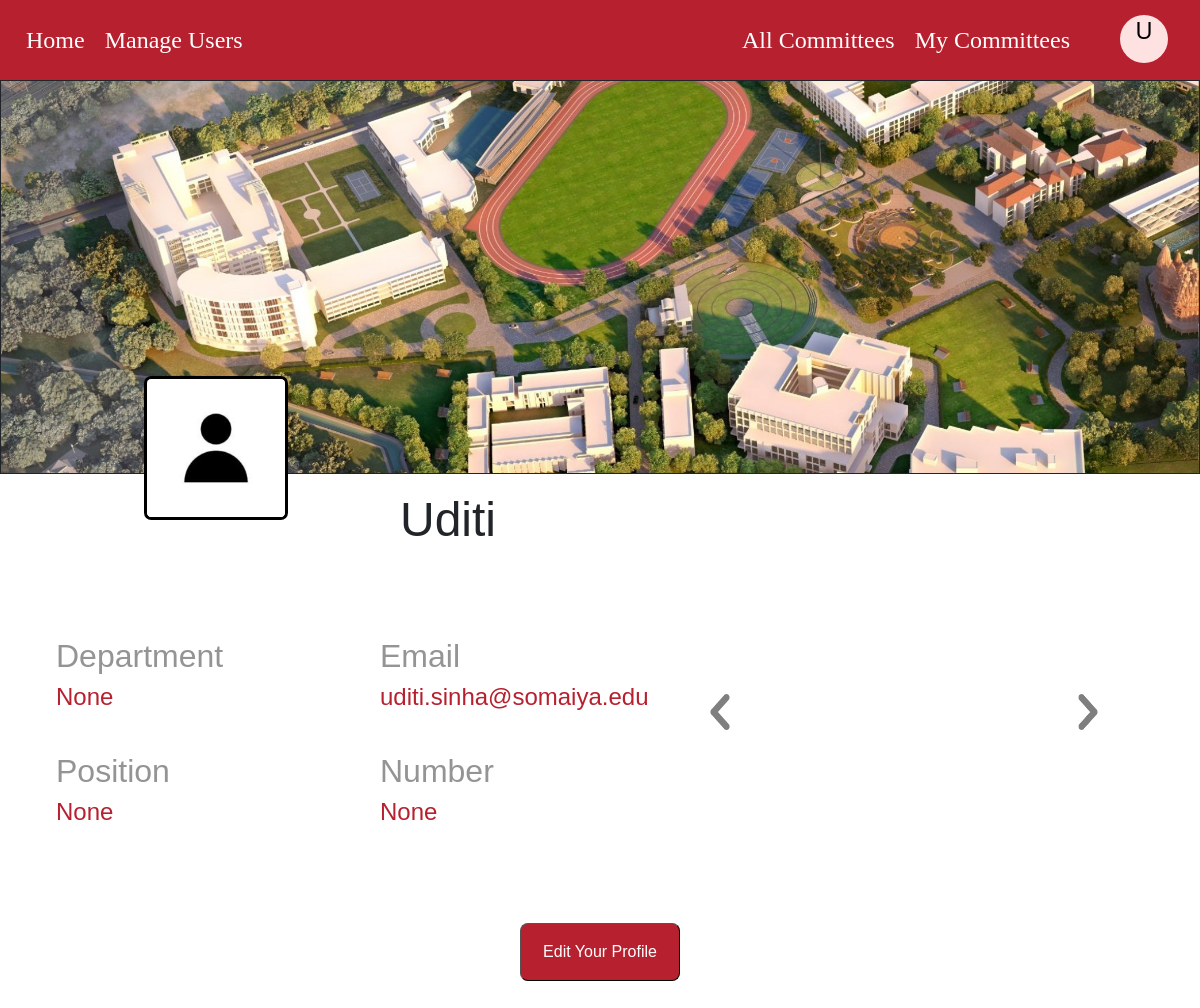
Page /profile/1 (signed in) on the committed database.
### base/models.py (models this page shows)
class User(AbstractUser):
    avatar = models.ImageField(null = True, upload_to = "images/", blank = True)
    honorific = models.CharField(max_length = 200, null = True, blank = True)
    pname = models.CharField(max_length = 200, null = True)
    email = models.EmailField(unique = True, null = True)
    position = models.CharField(max_length = 200, null = True)
    number = models.BigIntegerField(null = True)
    department = models.ForeignKey(Department,on_delete=models.SET_NULL,null=True)
    is_verified = models.BooleanField(default = False)
    auth_token = models.CharField(max_length = 200)
    password_token = models.CharField(max_length = 200)
    USERNAME_FIELD = 'email'
    REQUIRED_FIELDS = ['pname', 'username']

### base/views.py (the view)
# urls.py: path('profile/<str:pk>', views.profile, name = 'profile'),
@login_required(login_url = 'login')
def profile(request,pk):
    user = User.objects.get(id=pk)
    committees =  list(
        Committees.objects.exclude(
                ~Q(convener = user) & ~Q(members = user) & ~Q(staff = user)
            ))
    context={
        'committees':committees,
        'user':user
    }
    return render(request,'base/profile.html',context)

### base/templates/base/profile.html (shortened to what this page needs)
{% extends 'main.html' %}
{% load static %}
{% block content %}
<head>
  <link rel="stylesheet" href="https://cdnjs.cloudflare.com/ajax/libs/twitter-bootstrap/5.3.0/css/bootstrap.min.css">
  <link href="{% static 'profile.css' %}" rel="stylesheet">
</head>
<body>
<div class = "content">
  <div class="profilepic">
    <div class="top">
      </div>
    <div class="bottom"></div>
  </div>
  {% if user.honorific %}
  <h1 style="font-size: 6vh; margin-top: 2vh; margin-left: 50vh; position:relative">{{user.honorific}} {{user.pname}}</h1>
  {% else %}
  <h1 style="font-size: 6vh; margin-top: 2vh; margin-left: 50vh; position:relative">{{user.pname}}</h1>
  {% endif %}
  {% if user.avatar %}
  <img class="profile-picture" src="{{ user.avatar.url }}">
  {% else %}
  <img class="profile-picture" src="../media/images/default_user.jpg">
  {% endif %}
  <div class="details">
    <div class="leftdetails">
      <h4>Department</h4>
      <h6>{{user.department}}</h6>
      <h4>Position</h4>
      <h6>{{user.position}}</h6>
    </div>
    <div class="rightdetails">
      <h4>Email</h4>
      <h6>{{user.email}}</h6>
      <h4>Number</h4>
      <h6>{{user.number}}</h6>
    </div>
    <div id = "carouselExampleIndicators" class = "carousel slide">
      <button class = "carousel-control-prev" type = "button" data-bs-target = "#carouselExampleIndicators" data-bs-slide = "prev">
        <img src="../media/images/prev.png" alt="Next">
      </button>
      <button class="carousel-control-next" type="button" data-bs-target="#carouselExampleIndicators" data-bs-slide="next">
        <img src="../media/images/next.png" alt="Next">
      </button>
  </div>
</div>
{% if request.user.id ==  user.id %}
  <a href="{% url 'edit-profile' request.user.id %}" class = "edit_a"><button class = "editprofile">Edit Your Profile</button></a>
{% endif %}
</div>
</body>
{% endblock %}

### template/navbar.html (shortened to what this page needs)
{% block content %}
        <div class = "navbar">
            <div class = "left">
                <a href = "{% url 'home' %}" class = "navlinks">Home</a>
                {% if request.user.is_superuser %}
                    <a href = "{% url 'users_allowed' %}" class = "navlinks">Manage Users</a>
                {% endif %}
            </div>
            <div class = "right">
            {% if request.user.is_authenticated %}
                    <a href = "{% url 'committees_list' %}" class = "navlinks">All Committees</a>
                    <a href="{% url 'file-start' %}" class="navlinks">My Committees</a>
                    <div class="dropdown-main">
                        {% if request.user.avatar %}
                            <img src="{{ request.user.avatar.url }}" class="profile-avatar" alt="User Avatar">
                        {% else %}
                            <div class="profile-circle"><p>{{ request.user.pname|slice:":1" }}</p></div>
                        {% endif %}
                    </div>
            {% else %}
                <a href="{% url 'login' %}" class="navlinks">Login</a>
            {% endif %}
            </div>
        </div>
{% endblock content %}

### static/navbar.css (style rules this page uses)
.dropdown-main { display: inline-block; position: relative; }
.profile-avatar, .profile-circle { width: 10px; height: 10px; border-radius: 50%; display: flex; align-items: center; justify-content: center; }
.profile-circle { display: inline-block; width: 6vh; height: 6vh; line-height: 30px; border-radius: 50%; background-color: #FEE2E2; color: black; text-align: center; margin-left: 5vh; margin-right: 2vh; }
.profile-circle p { font-size: 3vh; padding: 0; margin: 0; }
.navbar { width: 100vw; position: fixed; top: 0; left: 0; right: 0; height: 10vh; background-color: #B7202E; display: flex; justify-content: space-between; align-items: center; box-sizing: border-box; z-index: 9999; }
.right { display: flex; }
.left { margin-right: auto; display: flex; }
.content { margin-top: 10vh; font-family: 'Trebuchet MS', 'Lucida Sans Unicode', 'Lucida Grande', 'Lucida Sans', Arial, sans-serif; }
.navlinks { text-decoration: none; color: white; margin: 0; padding: 10px; font-family: 'Times New Roman', Times, serif; }

### static/profile.css (style rules this page uses)
.profilepic { display: flex; flex-direction: column; }
body { margin: 0; }
.top { height: 49.25vh; background-image:url("../media/images/campus.jpg"); background-repeat: no-repeat; background-size: cover; border-style: solid; border-width: 0.01vh; margin-left: 0; }
.bottom { display: flex; max-width: 80%; max-height: 35vh; border-style: solid; border-width: 0.01vh; border-color: white; border-top: 0; }
.details { display: flex; width: 90%; height: fit-content; border-width: 0.01vh; border-color: white; border-top: 0; margin-left: 5vh; margin-top: 6vh; margin-bottom: 7vh; flex: 1; }
.details h4 { font-size: 4vh; margin-top: 5vh; margin-left: 2vh; color: #949494; white-space: nowrap; }
.details h6 { color: #B7202E; font-size: 3vh; margin-top: 1vh; margin-left: 2vh; white-space: nowrap; }
.leftdetails, .rightdetails { width: 50%; white-space: nowrap; }
.leftdetails h4, .rightdetails h4, .leftdetails h6, .rightdetails h6 { margin-bottom: 0; }
.profile-picture { position: absolute; top: 47vh; left: 18vh; width: 12vw; height: 12vw; border-radius: 5%; border: 0.4vh solid black; z-index: 2; }
.editprofile { margin-top: 12vh; padding: 2vh; background-color: #B7202E; color: white; border-radius: 1vh; width: 20vh; display: flex; justify-content: center; align-items: center; margin-left: auto; margin-right: auto; margin-bottom: 4vh; border-width: 0.1vh; font-size: 2vh; }
.edit_a { text-decoration: none; }
#carouselExampleIndicators { width: 90vh; max-width: 90vh; margin: 0 auto; word-wrap: break-word; overflow: hidden; }
.navbar { position: fixed; top: 0; left: 0; right: 0; height: 10vh; background-color: #B7202E; display: flex; justify-content: space-between; align-items: center; padding: 0 2vh; box-sizing: border-box; z-index: 9999; font-size: 3vh; }
.carousel-control-prev img { height: 4.5vh; width: 4vh; }
.carousel-control-next img { height: 4.5vh; width: 4vh; }

### rows in the picture
User: user.pname "U", pname "Uditi", department "None", position "None", email "uditi.sinha@somaiya.edu", number "None"
